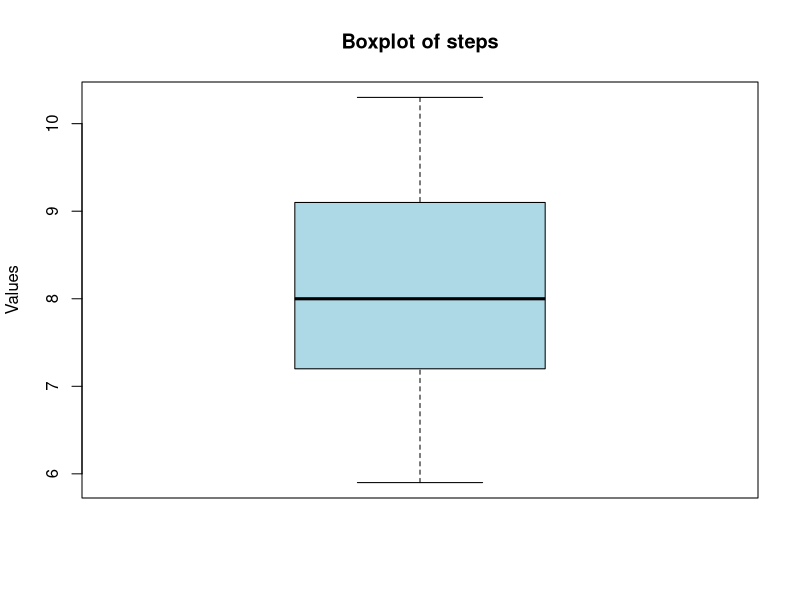

Recreate this plot in R.
## ---- chunk 1
knitr::opts_chunk$set(message =  FALSE)
knitr::opts_chunk$set(warning =  FALSE)
knitr::opts_chunk$set(error =  FALSE)
bfcolor <- function(x, color) {
  if (knitr::is_latex_output()) {
    sprintf("\\textcolor{%s}{\\textbf{%s}}", color, x)
  } else if (knitr::is_html_output()) {
    sprintf("<span style='color: %s;'><b>%s</b></span>", color, x)
  } else x
}
## ---- chunk 2
steps <- c(6.5, 7.8, 8.2, 5.9, 9.1, 10.3, 7.2, 8.7, 6.8, 9.5, 7.9, 8.4, 6.1, 10.0, 9.8, 7.5, 8.9, 6.7, 7.3, 9.2, 8.0, 7.6, 6.9, 9.7, 8.5)

print(paste("sample mean:", mean(steps)))
print(paste("median:", median(steps)))
print(paste("IQR:", IQR(steps)))
print(paste("sample standard deviation:", sd(steps)))
## ---- chunk 3
lower_range <- mean(steps) - 2*sd(steps)
upper_range <- mean(steps) + 2*sd(steps)

ctr <- 0
for(i in 1:length(steps)){
  if(steps[i] >= lower_range && steps[i] <= upper_range){
    ctr <- ctr + 1
  }
}

percentage <- (ctr / length(steps)) * 100
cat("Percentge is:", percentage)
## ---- chunk 4
z <- (5.9 - mean(steps)) / sd(steps)
cat("Z-score for 5.9:", z)
## ---- chunk 5
boxplot(steps, main="Boxplot of steps", ylab="Values", col = "lightblue")
